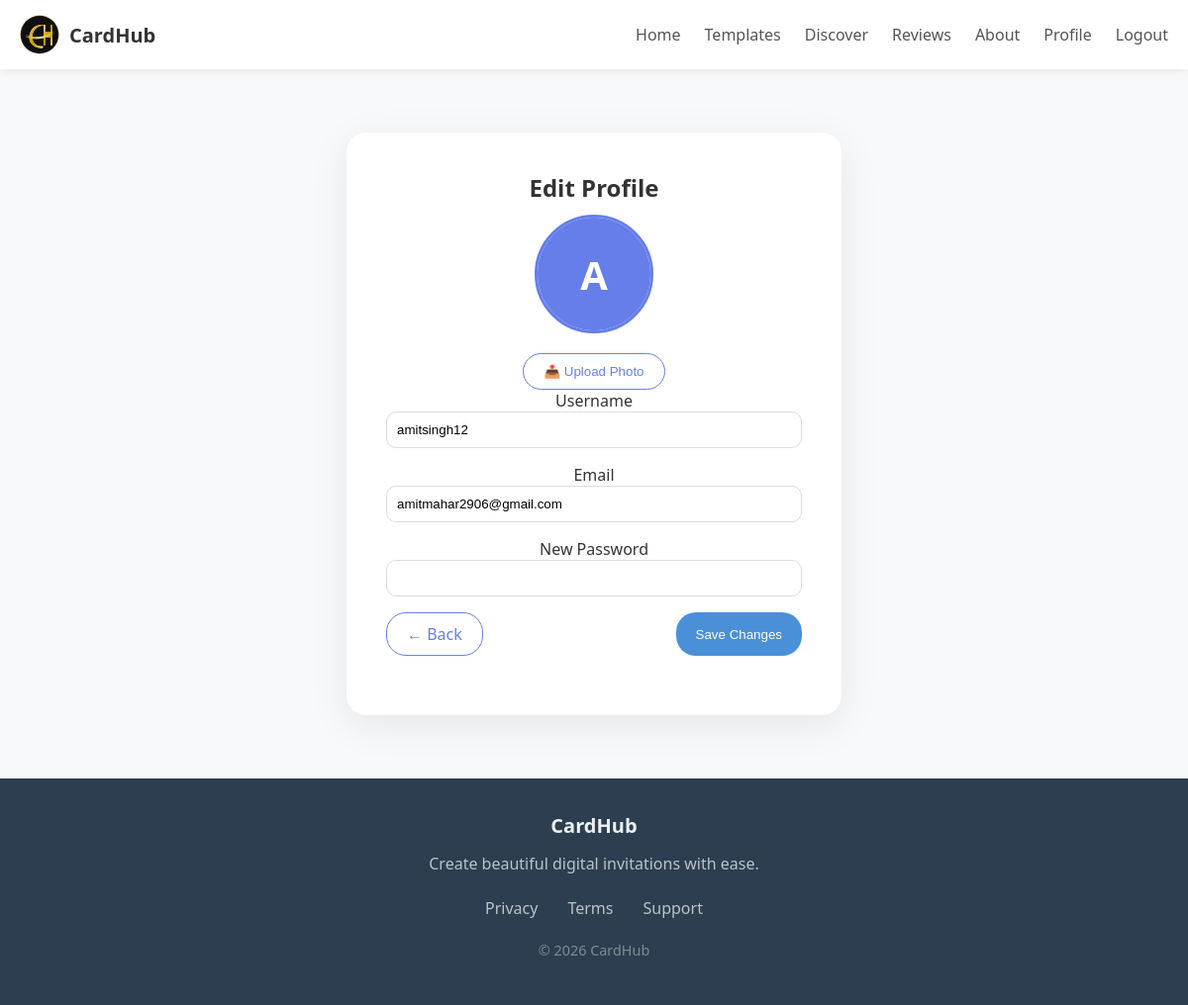
The app's page /edit-profile (signed in) with its own data.
### app.py (models this page shows, shortened)
class User(db.Model):
    __tablename__ = "users"
    id = db.Column(db.Integer, primary_key=True)
    username = db.Column(db.String(80), unique=True, nullable=False)
    email = db.Column(db.String(120), unique=True, nullable=False)
    password_hash = db.Column(db.String(255), nullable=False)
    profile_pic = db.Column(db.String(200), nullable=True)
    created_at = db.Column(db.DateTime, default=datetime.utcnow)
    reviews = db.relationship("Review", backref="user", lazy=True)

### app.py (the view, shortened to what this page needs)
@app.route("/edit-profile", methods=["GET", "POST"])
@login_required
def edit_profile():
    user = current_user()
    return render_template("edit_profile.html", user=user)

### app.py (called while the page is built)
def current_user():
    uid = session.get("user_id")
    if not uid:
        return None
    return db.session.get(User, uid)

def login_required(f):
    @wraps(f)
    def wrapper(*args, **kwargs):
        if not session.get("user_id"):
            flash("Please log in to continue.", "warning")
            return redirect(url_for("login", next=request.path))
        return f(*args, **kwargs)
    return wrapper

@app.context_processor
def inject_globals():
    user = current_user()
    return {
        "current_user_obj": user,
        "USER_ROLE": "free"
    }

### templates/edit_profile.html (shortened to what this page needs)
{% extends "base.html" %}
{% block content %}
<div class="card">
<h2 style="text-align:center;">Edit Profile</h2>
<form method="POST" enctype="multipart/form-data" id="profileForm">
<div style="text-align:center; margin-bottom:20px;">
  <div class="profile-circle" id="circle">
    {% if user.profile_pic %}
      <img id="preview"
        src="{{ url_for('static', filename='uploads/profile_pics/' + user.profile_pic) }}"
        class="profile-img">
      <button type="submit" name="remove_pic" value="1"
        class="profile-remove-btn" formnovalidate
        onclick="return confirm('Remove picture?')">×</button>
    {% else %}
      <div id="preview" class="profile-initials">{{ user.username[0]|upper }}</div>
    {% endif %}
  </div>
  <div class="profile-upload-container">
    <button type="button" class="btn btn-secondary profile-upload-btn"
      onclick="document.getElementById('fileInput').click()">
      📤 Upload Photo
    </button>
  </div>
<div class="form-group">
  <label>Username</label>
  <input type="text" name="username" value="{{ user.username }}" required>
</div>
<div class="form-group">
  <label>Email</label>
  <input type="email" id="email" name="email" value="{{ user.email }}" required>
</div>
<div class="form-group">
  <label>New Password</label>
  <input type="password" id="password" name="password">
</div>
<div style="display:flex; justify-content:space-between;">
  <a href="{{ url_for('profile') }}" class="btn btn-secondary">← Back</a>
  <button type="submit" id="saveBtn" class="btn btn-primary">Save Changes</button>
</div>
</form>
</div>
{% endblock %}

### static/css/styles.css (style rules this page uses)
* { -webkit-tap-highlight-color: transparent; box-sizing: border-box; }
html, body { overflow-x: hidden; scroll-behavior: smooth; }
body { background: #f8f9fa; font-family: 'Segoe UI', system-ui, sans-serif; color: #333; -webkit-font-smoothing: antialiased; min-height: 100vh; margin: 0; padding: 0; }
.btn-primary { display: inline-block; background: #4a90d9; color: white; font-weight: 500; padding: 12px 28px; border-radius: 8px; text-decoration: none; cursor: pointer; border: none; transition: background 0.3s ease; }
.btn-secondary { display: inline-block; background: transparent; color: #555; font-weight: 500; padding: 12px 28px; border-radius: 8px; text-decoration: none; cursor: pointer; border: 1px solid #ddd; transition: all 0.3s ease; }
.card { background: white; border-radius: 12px; box-shadow: 0 2px 8px rgba(0,0,0,0.08); overflow: hidden; transition: transform 0.3s ease, box-shadow 0.3s ease; }
h1, h2, h3, h4, h5, h6 { margin: 0 0 12px 0; font-weight: 600; line-height: 1.3; }
h2 { font-size: 1.5rem; }
a { color: #4a90d9; text-decoration: none; }
.profile-circle { position: relative; width: 120px; height: 120px; margin: 0 auto 16px auto; border-radius: 50%; overflow: hidden; border: 3px solid #667eea; }
.profile-initials { width: 100%; height: 100%; border-radius: 50%; background: hsl(210, 70%, 60%); color: white; display: flex; align-items: center; justify-content: center; font-size: 1.75rem; font-weight: bold; border: 3px solid #667eea; font-family: inherit; }

### templates/edit_profile.html (style rules this page uses)
.card { background: white; border-radius: 20px; padding: 2.5rem; box-shadow: 0 10px 40px rgba(0,0,0,0.08); max-width: 500px; margin: 4rem auto; }
.profile-circle { width: 120px; height: 120px; border-radius: 50%; overflow: visible; margin: auto; border: 3px solid #667eea; position: relative; display: flex; align-items: center; justify-content: center; }
.profile-initials { width: 100%; height: 100%; display:flex; align-items:center; justify-content:center; background:#667eea; color:white; font-size:40px; }
.form-group { margin-bottom:1rem; }
.form-group input { width:100%; padding:10px; border-radius:10px; border:1px solid #ddd; }
.btn { padding:10px 20px; border-radius:20px; cursor:pointer; }
.profile-upload-container { text-align: center; margin-top: 10px; }
.profile-upload-btn { margin-top: 8px; }
.btn-secondary { background:white; border:1px solid #667eea; color:#667eea; }

### records on screen
User: username "A", username "amitsingh12", email "amitmahar2906@gmail.com"

### other values on screen
{{ label }} "Home Templates Discover Reviews About Profile"
